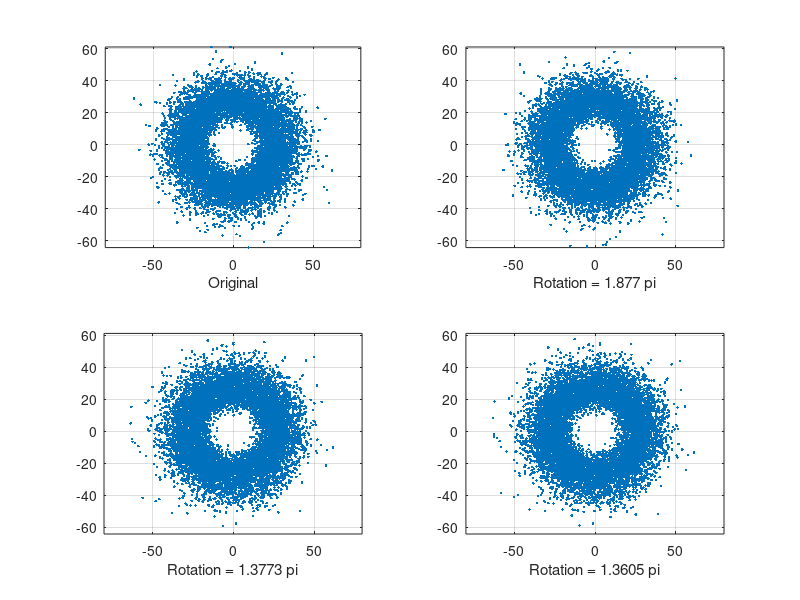

Here is the MATLAB script that generated this plot:
% this script decomposes the bivariate normal distribution into its radial and uniform components
% then it uses the uniform component to generate a spherically symmetric distribution
% see Sec. 2.7.1 in "Risk and Asset Allocation"-Springer (2005), by A. Meucci

clc; clear; close all
%%%%%%%%%%%%%%%%%%%%%%%%%%%%%%%%%%%%%%%%%%%%%%%%%%%%%%%%%%%%%%%%%%%%%%%%%%%%%%%%%%%%%%%%%%%%%%%%%%%%%%%%%%%%%%%%%%
NumSimul=10000;

%%%%%%%%%%%%%%%%%%%%%%%%%%%%%%%%%%%%%%%%%%%%%%%%%%%%%%%%%%%%%%%%%%%%%%%%%%%%%%%%%%%%%%%%%%%%%%%%%%%%%%%%%%%%%%%%%%
Y = mvnrnd([0 0]',eye(2),NumSimul);
Norm_Y = sqrt(sum(Y.*Y,2));  

U = Y./(Norm_Y *[1 1]);       % uniform distribution on circle

% arbitrary radial distribution (choose one or set your own)
R_Arbitrary = chi2rnd(30,NumSimul,1); 
%R_Arbitrary = lognrnd(0,1,NumSimul,1); % arbitrary bimodal radial distribution
%R_Arbitrary = rand(NumSimul,1); % arbitrary bimodal radial distribution
X = (R_Arbitrary*[1 1]).*U;   % bi-variate spherically symmetric distribution: X = RU

% generate random rotations
for n=1:3
    t=2*pi*rand();
    E=[cos(t) -sin(t)
       sin(t)  cos(t)];
   Rotation(n).X=X*E';
   Rotation(n).t=t;
end

%%%%%%%%%%%%%%%%%%%%%%%%%%%%%%%%%%%%%%%%%%%%%%%%%%%%%%%%%%%%%%%%%%%%%%%%%%%%%%%%%%%%%%%%%%%%%%%%%%%%%%%%%%%%%%%%%%
figure % original
subplot(2,2,1)
plot(X(:,1),X(:,2),'.');
axis equal
grid on
xlabel('Original')
Xlim=get(gca,'xlim');
Ylim=get(gca,'ylim');

% rotations
for n=1:3
    subplot(2,2,n+1)
    h=plot(Rotation(n).X(:,1),Rotation(n).X(:,2),'.');
    set(gca,'xlim',Xlim','ylim',Ylim)
    grid on
    xlabel(['Rotation = ' num2str(Rotation(n).t/pi) ' pi'])
end
